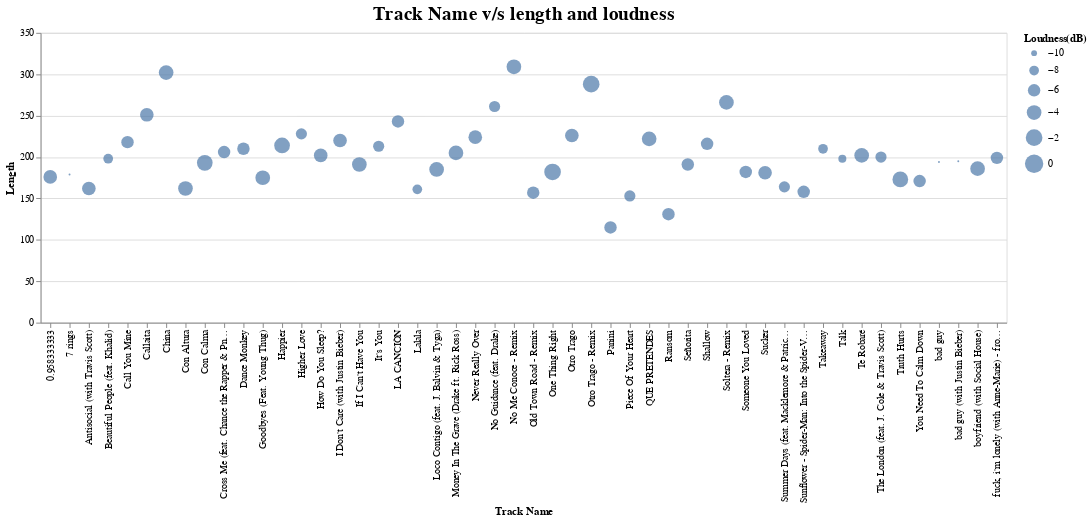

The code cell stored with this chart in its notebook:
### Markdown cell above
### TASK 2: Show the relationship between each song and it's length along with the loudness of each song using bubble plot.

### Code cell
# Table Bubble plot between track name and its length with loudness

Chart=alt.Chart(spotify).mark_circle().encode(        # mark_circle displays a scatter plot with filled circles
    x='Track Name',
    y='Length',
    size='Loudness(dB)'  # Loudness values shown with different bubble sizes
).properties(
    title='Track Name v/s length and loudness'  # chart title
)


Chart.configure_title(  # chart title configuration 
    fontSize=20,
    font='Courier',
    anchor='middle',
    color='black'
)

### Figure 1 — Vega-Lite specification as saved in the notebook (floating-point values rounded to 4 significant figures)
{"config": {"view": {"continuousWidth": 400, "continuousHeight": 300}, "title": {"anchor": "middle", "color": "black", "font": "Courier", "fontSize": 20}}, "data": {"name": "data-459581acc2e1a9d92f0d76b9145d00c9"}, "mark": "circle", "encoding": {"size": {"type": "quantitative", "field": "Loudness(dB)"}, "x": {"type": "nominal", "field": "Track Name"}, "y": {"type": "quantitative", "field": "Length"}}, "title": "Track Name v/s length and loudness", "$schema": "https://vega.github.io/schema/vega-lite/v4.8.1.json", "datasets": {"data-459581acc2e1a9d92f0d76b9145d00c9": [{"Track ID": 1, "Track Name": "Señorita", "Artist Name": "Shawn Mendes", "Genre": "canadian pop", "Beats per min": 117, "Energy": 55, "Danceability": 76, "Loudness(dB)": -6, "Liveness": 8, "Valence": 75, "Length": 191, "Acousticness": 4, "Speechiness": 3, "Popularity": 79}, {"Track ID": 2, "Track Name": "China", "Artist Name": "Anuel AA", "Genre": "reggaeton flow", "Beats per min": 105, "Energy": 81, "Danceability": 79, "Loudness(dB)": -4, "Liveness": 8, "Valence": 61, "Length": 302, "Acousticness": 8, "Speechiness": 9, "Popularity": 92}, {"Track ID": 3, "Track Name": "boyfriend (with Social House)", "Artist Name": "Ariana Grande", "Genre": "dance pop", "Beats per min": 190, "Energy": 80, "Danceability": 40, "Loudness(dB)": -4, "Liveness": 16, "Valence": 70, "Length": 186, "Acousticness": 12, "Speechiness": 46, "Popularity": 85}, {"Track ID": 4, "Track Name": "Beautiful People (feat. Khalid)", "Artist Name": "Ed Sheeran", "Genre": "pop", "Beats per min": 93, "Energy": 65, "Danceability": 64, "Loudness(dB)": -8, "Liveness": 8, "Valence": 55, "Length": 198, "Acousticness": 12, "Speechiness": 19, "Popularity": 86}, {"Track ID": 5, "Track Name": "Goodbyes (Feat. Young Thug)", "Artist Name": "Post Malone", "Genre": "dfw rap", "Beats per min": 150, "Energy": 65, "Danceability": 58, "Loudness(dB)": -4, "Liveness": 11, "Valence": 18, "Length": 175, "Acousticness": 45, "Speechiness": 7, "Popularity": 94}, {"Track ID": 6, "Track Name": "I Don't Care (with Justin Bieber)", "Artist Name": "Ed Sheeran", "Genre": "pop", "Beats per min": 102, "Energy": 68, "Danceability": 80, "Loudness(dB)": -5, "Liveness": 9, "Valence": 84, "Length": 220, "Acousticness": 9, "Speechiness": 4, "Popularity": 84}, {"Track ID": 7, "Track Name": "Ransom", "Artist Name": "Lil Tecca", "Genre": "trap music", "Beats per min": 180, "Energy": 64, "Danceability": 75, "Loudness(dB)": -6, "Liveness": 7, "Valence": 23, "Length": 131, "Acousticness": 2, "Speechiness": 29, "Popularity": 92}, {"Track ID": 8, "Track Name": "How Do You Sleep?", "Artist Name": "Sam Smith", "Genre": "pop", "Beats per min": 111, "Energy": 68, "Danceability": 48, "Loudness(dB)": -5, "Liveness": 8, "Valence": 35, "Length": 202, "Acousticness": 15, "Speechiness": 9, "Popularity": 90}, {"Track ID": 9, "Track Name": "Old Town Road - Remix", "Artist Name": "Lil Nas X", "Genre": "country rap", "Beats per min": 136, "Energy": 62, "Danceability": 88, "Loudness(dB)": -6, "Liveness": 11, "Valence": 64, "Length": 157, "Acousticness": 5, "Speechiness": 10, "Popularity": 87}, {"Track ID": 10, "Track Name": "bad guy", "Artist Name": "Billie Eilish", "Genre": "electropop", "Beats per min": 135, "Energy": 43, "Danceability": 70, "Loudness(dB)": -11, "Liveness": 10, "Valence": 56, "Length": 194, "Acousticness": 33, "Speechiness": 38, "Popularity": 95}, {"Track ID": 11, "Track Name": "Callaita", "Artist Name": "Bad Bunny", "Genre": "reggaeton", "Beats per min": 176, "Energy": 62, "Danceability": 61, "Loudness(dB)": -5, "Liveness": 24, "Valence": 24, "Length": 251, "Acousticness": 60, "Speechiness": 31, "Popularity": 93}, {"Track ID": 12, "Track Name": "Loco Contigo (feat. J. Balvin & Tyga)", "Artist Name": "DJ Snake", "Genre": "dance pop", "Beats per min": 96, "Energy": 71, "Danceability": 82, "Loudness(dB)": -4, "Liveness": 15, "Valence": 38, "Length": 185, "Acousticness": 28, "Speechiness": 7, "Popularity": 86}, {"Track ID": 13, "Track Name": "Someone You Loved", "Artist Name": "Lewis Capaldi", "Genre": "pop", "Beats per min": 110, "Energy": 41, "Danceability": 50, "Loudness(dB)": -6, "Liveness": 11, "Valence": 45, "Length": 182, "Acousticness": 75, "Speechiness": 3, "Popularity": 88}, {"Track ID": 14, "Track Name": "Otro Trago - Remix", "Artist Name": "Sech", "Genre": "panamanian pop", "Beats per min": 176, "Energy": 79, "Danceability": 73, "Loudness(dB)": -2, "Liveness": 6, "Valence": 76, "Length": 288, "Acousticness": 7, "Speechiness": 20, "Popularity": 87}, {"Track ID": 15, "Track Name": "Money In The Grave (Drake ft. Rick Ross)", "Artist Name": "Drake", "Genre": "canadian hip hop", "Beats per min": 101, "Energy": 50, "Danceability": 83, "Loudness(dB)": -4, "Liveness": 12, "Valence": 10, "Length": 205, "Acousticness": 10, "Speechiness": 5, "Popularity": 92}, {"Track ID": 16, "Track Name": "No Guidance (feat. Drake)", "Artist Name": "Chris Brown", "Genre": "dance pop", "Beats per min": 93, "Energy": 45, "Danceability": 70, "Loudness(dB)": -7, "Liveness": 16, "Valence": 14, "Length": 261, "Acousticness": 12, "Speechiness": 15, "Popularity": 82}, {"Track ID": 17, "Track Name": "LA CANCIÓN", "Artist Name": "J Balvin", "Genre": "latin", "Beats per min": 176, "Energy": 65, "Danceability": 75, "Loudness(dB)": -6, "Liveness": 11, "Valence": 43, "Length": 243, "Acousticness": 15, "Speechiness": 32, "Popularity": 90}, {"Track ID": 18, "Track Name": "Sunflower - Spider-Man: Into the Spider-Verse", "Artist Name": "Post Malone", "Genre": "dfw rap", "Beats per min": 90, "Energy": 48, "Danceability": 76, "Loudness(dB)": -6, "Liveness": 7, "Valence": 91, "Length": 158, "Acousticness": 56, "Speechiness": 5, "Popularity": 91}, {"Track ID": 19, "Track Name": "Lalala", "Artist Name": "Y2K", "Genre": "canadian hip hop", "Beats per min": 130, "Energy": 39, "Danceability": 84, "Loudness(dB)": -8, "Liveness": 14, "Valence": 50, "Length": 161, "Acousticness": 18, "Speechiness": 8, "Popularity": 88}, {"Track ID": 20, "Track Name": "Truth Hurts", "Artist Name": "Lizzo", "Genre": "escape room", "Beats per min": 158, "Energy": 62, "Danceability": 72, "Loudness(dB)": -3, "Liveness": 12, "Valence": 41, "Length": 173, "Acousticness": 11, "Speechiness": 11, "Popularity": 91}, {"Track ID": 21, "Track Name": "Piece Of Your Heart", "Artist Name": "MEDUZA", "Genre": "pop house", "Beats per min": 124, "Energy": 74, "Danceability": 68, "Loudness(dB)": -7, "Liveness": 7, "Valence": 63, "Length": 153, "Acousticness": 4, "Speechiness": 3, "Popularity": 91}, {"Track ID": 22, "Track Name": "Panini", "Artist Name": "Lil Nas X", "Genre": "country rap", "Beats per min": 154, "Energy": 59, "Danceability": 70, "Loudness(dB)": -6, "Liveness": 12, "Valence": 48, "Length": 115, "Acousticness": 34, "Speechiness": 8, "Popularity": 91}, {"Track ID": 23, "Track Name": "No Me Conoce - Remix", "Artist Name": "Jhay Cortez", "Genre": "reggaeton flow", "Beats per min": 92, "Energy": 79, "Danceability": 81, "Loudness(dB)": -4, "Liveness": 9, "Valence": 58, "Length": 309, "Acousticness": 14, "Speechiness": 7, "Popularity": 83}, {"Track ID": 24, "Track Name": "Soltera - Remix", "Artist Name": "Lunay", "Genre": "latin", "Beats per min": 92, "Energy": 78, "Danceability": 80, "Loudness(dB)": -4, "Liveness": 44, "Valence": 80, "Length": 266, "Acousticness": 36, "Speechiness": 4, "Popularity": 91}, {"Track ID": 25, "Track Name": "bad guy (with Justin Bieber)", "Artist Name": "Billie Eilish", "Genre": "electropop", "Beats per min": 135, "Energy": 45, "Danceability": 67, "Loudness(dB)": -11, "Liveness": 12, "Valence": 68, "Length": 195, "Acousticness": 25, "Speechiness": 30, "Popularity": 89}, {"Track ID": 26, "Track Name": "If I Can't Have You", "Artist Name": "Shawn Mendes", "Genre": "canadian pop", "Beats per min": 124, "Energy": 82, "Danceability": 69, "Loudness(dB)": -4, "Liveness": 13, "Valence": 87, "Length": 191, "Acousticness": 49, "Speechiness": 6, "Popularity": 70}, {"Track ID": 27, "Track Name": "Dance Monkey", "Artist Name": "Tones and I", "Genre": "australian pop", "Beats per min": 98, "Energy": 59, "Danceability": 82, "Loudness(dB)": -6, "Liveness": 18, "Valence": 54, "Length": 210, "Acousticness": 69, "Speechiness": 10, "Popularity": 83}, {"Track ID": 28, "Track Name": "It's You", "Artist Name": "Ali Gatie", "Genre": "canadian hip hop", "Beats per min": 96, "Energy": 46, "Danceability": 73, "Loudness(dB)": -7, "Liveness": 19, "Valence": 40, "Length": 213, "Acousticness": 37, "Speechiness": 3, "Popularity": 89}, {"Track ID": 29, "Track Name": "Con Calma", "Artist Name": "Daddy Yankee", "Genre": "latin", "Beats per min": 94, "Energy": 86, "Danceability": 74, "Loudness(dB)": -3, "Liveness": 6, "Valence": 66, "Length": 193, "Acousticness": 11, "Speechiness": 6, "Popularity": 91}, {"Track ID": 30, "Track Name": "QUE PRETENDES", "Artist Name": "J Balvin", "Genre": "latin", "Beats per min": 93, "Energy": 79, "Danceability": 64, "Loudness(dB)": -4, "Liveness": 36, "Valence": 94, "Length": 222, "Acousticness": 3, "Speechiness": 25, "Popularity": 89}, {"Track ID": 31, "Track Name": "Takeaway", "Artist Name": "The Chainsmokers", "Genre": "edm", "Beats per min": 85, "Energy": 51, "Danceability": 29, "Loudness(dB)": -8, "Liveness": 10, "Valence": 36, "Length": 210, "Acousticness": 12, "Speechiness": 4, "Popularity": 84}, {"Track ID": 32, "Track Name": "7 rings", "Artist Name": "Ariana Grande", "Genre": "dance pop", "Beats per min": 140, "Energy": 32, "Danceability": 78, "Loudness(dB)": -11, "Liveness": 9, "Valence": 33, "Length": 179, "Acousticness": 59, "Speechiness": 33, "Popularity": 89}, {"Track ID": 33, "Track Name": "0.958333333", "Artist Name": "Maluma", "Genre": "reggaeton", "Beats per min": 96, "Energy": 71, "Danceability": 78, "Loudness(dB)": -5, "Liveness": 9, "Valence": 68, "Length": 176, "Acousticness": 22, "Speechiness": 28, "Popularity": 89}, {"Track ID": 34, "Track Name": "The London (feat. J. Cole & Travis Scott)", "Artist Name": "Young Thug", "Genre": "atl hip hop", "Beats per min": 98, "Energy": 59, "Danceability": 80, "Loudness(dB)": -7, "Liveness": 13, "Valence": 18, "Length": 200, "Acousticness": 2, "Speechiness": 15, "Popularity": 89}, {"Track ID": 35, "Track Name": "Never Really Over", "Artist Name": "Katy Perry", "Genre": "dance pop", "Beats per min": 100, "Energy": 88, "Danceability": 77, "Loudness(dB)": -5, "Liveness": 32, "Valence": 39, "Length": 224, "Acousticness": 19, "Speechiness": 6, "Popularity": 89}, {"Track ID": 36, "Track Name": "Summer Days (feat. Macklemore & Patrick Stump of Fall Out Boy)", "Artist Name": "Martin Garrix", "Genre": "big room", "Beats per min": 114, "Energy": 72, "Danceability": 66, "Loudness(dB)": -7, "Liveness": 14, "Valence": 32, "Length": 164, "Acousticness": 18, "Speechiness": 6, "Popularity": 89}, {"Track ID": 37, "Track Name": "Otro Trago", "Artist Name": "Sech", "Genre": "panamanian pop", "Beats per min": 176, "Energy": 70, "Danceability": 75, "Loudness(dB)": -5, "Liveness": 11, "Valence": 62, "Length": 226, "Acousticness": 14, "Speechiness": 34, "Popularity": 91}, {"Track ID": 38, "Track Name": "Antisocial (with Travis Scott)", "Artist Name": "Ed Sheeran", "Genre": "pop", "Beats per min": 152, "Energy": 82, "Danceability": 72, "Loudness(dB)": -5, "Liveness": 36, "Valence": 91, "Length": 162, "Acousticness": 13, "Speechiness": 5, "Popularity": 87}, {"Track ID": 39, "Track Name": "Sucker", "Artist Name": "Jonas Brothers", "Genre": "boy band", "Beats per min": 138, "Energy": 73, "Danceability": 84, "Loudness(dB)": -5, "Liveness": 11, "Valence": 95, "Length": 181, "Acousticness": 4, "Speechiness": 6, "Popularity": 80}, {"Track ID": 40, "Track Name": "fuck, i'm lonely (with Anne-Marie) - from “13 Reasons Why: Season 3”", "Artist Name": "Lauv", "Genre": "dance pop", "Beats per min": 95, "Energy": 56, "Danceability": 81, "Loudness(dB)": -6, "Liveness": 6, "Valence": 68, "Length": 199, "Acousticness": 48, "Speechiness": 7, "Popularity": 78}, {"Track ID": 41, "Track Name": "Higher Love", "Artist Name": "Kygo", "Genre": "edm", "Beats per min": 104, "Energy": 68, "Danceability": 69, "Loudness(dB)": -7, "Liveness": 10, "Valence": 40, "Length": 228, "Acousticness": 2, "Speechiness": 3, "Popularity": 88}, {"Track ID": 42, "Track Name": "You Need To Calm Down", "Artist Name": "Taylor Swift", "Genre": "dance pop", "Beats per min": 85, "Energy": 68, "Danceability": 77, "Loudness(dB)": -6, "Liveness": 7, "Valence": 73, "Length": 171, "Acousticness": 1, "Speechiness": 5, "Popularity": 90}, {"Track ID": 43, "Track Name": "Shallow", "Artist Name": "Lady Gaga", "Genre": "dance pop", "Beats per min": 96, "Energy": 39, "Danceability": 57, "Loudness(dB)": -6, "Liveness": 23, "Valence": 32, "Length": 216, "Acousticness": 37, "Speechiness": 3, "Popularity": 87}, {"Track ID": 44, "Track Name": "Talk", "Artist Name": "Khalid", "Genre": "pop", "Beats per min": 136, "Energy": 40, "Danceability": 90, "Loudness(dB)": -9, "Liveness": 6, "Valence": 35, "Length": 198, "Acousticness": 5, "Speechiness": 13, "Popularity": 84}, {"Track ID": 45, "Track Name": "Con Altura", "Artist Name": "ROSALÍA", "Genre": "r&b en espanol", "Beats per min": 98, "Energy": 69, "Danceability": 88, "Loudness(dB)": -4, "Liveness": 5, "Valence": 75, "Length": 162, "Acousticness": 39, "Speechiness": 12, "Popularity": 88}, {"Track ID": 46, "Track Name": "One Thing Right", "Artist Name": "Marshmello", "Genre": "brostep", "Beats per min": 88, "Energy": 62, "Danceability": 66, "Loudness(dB)": -2, "Liveness": 58, "Valence": 44, "Length": 182, "Acousticness": 7, "Speechiness": 5, "Popularity": 88}, {"Track ID": 47, "Track Name": "Te Robaré", "Artist Name": "Nicky Jam", "Genre": "latin", "Beats per min": 176, "Energy": 75, "Danceability": 67, "Loudness(dB)": -4, "Liveness": 8, "Valence": 80, "Length": 202, "Acousticness": 24, "Speechiness": 6, "Popularity": 88}, {"Track ID": 48, "Track Name": "Happier", "Artist Name": "Marshmello", "Genre": "brostep", "Beats per min": 100, "Energy": 79, "Danceability": 69, "Loudness(dB)": -3, "Liveness": 17, "Valence": 67, "Length": 214, "Acousticness": 19, "Speechiness": 5, "Popularity": 88}, {"Track ID": 49, "Track Name": "Call You Mine", "Artist Name": "The Chainsmokers", "Genre": "edm", "Beats per min": 104, "Energy": 70, "Danceability": 59, "Loudness(dB)": -6, "Liveness": 41, "Valence": 50, "Length": 218, "Acousticness": 23, "Speechiness": 3, "Popularity": 88}, {"Track ID": 50, "Track Name": "Cross Me (feat. Chance the Rapper & PnB Rock)", "Artist Name": "Ed Sheeran", "Genre": "pop", "Beats per min": 95, "Energy": 79, "Danceability": 75, "Loudness(dB)": -6, "Liveness": 7, "Valence": 61, "Length": 206, "Acousticness": 21, "Speechiness": 12, "Popularity": 82}]}}
